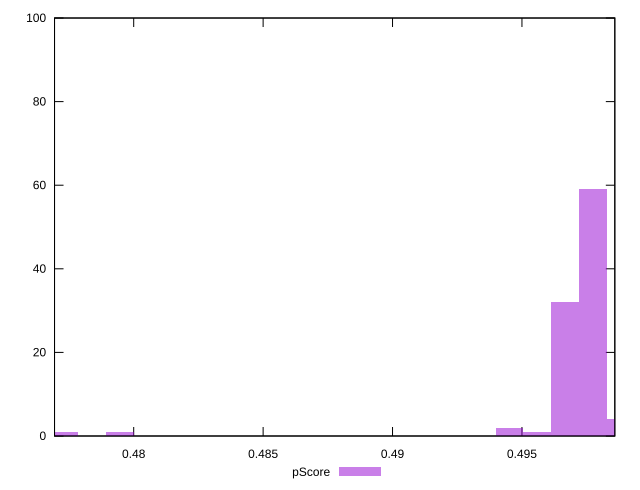

Write the gnuplot code that produced this figure.
reset

$pScore <<EOF
0.49774691533914395 59
0.49667186800579805 32
0.4988219626724898 4
0.49559682067245214 1
0.4945217733391063 2
0.47732101600557214 1
0.4794711106722639 1
EOF

set key outside below
set boxwidth 0.0010750473333458832
set xrange [0.47694117647058826:0.49858823529411767]
set yrange [0:100]
set trange [0:100]
set style fill transparent solid 0.5 noborder
set terminal svg size 640, 490 enhanced background rgb 'white'
set output "report_00009_2021-02-08T22-37-41.559Z/uses-rel-preload/samples/pages+cached+noadtech+nomedia/pScore/histogram.svg"

plot $pScore title "pScore" with boxes

reset
